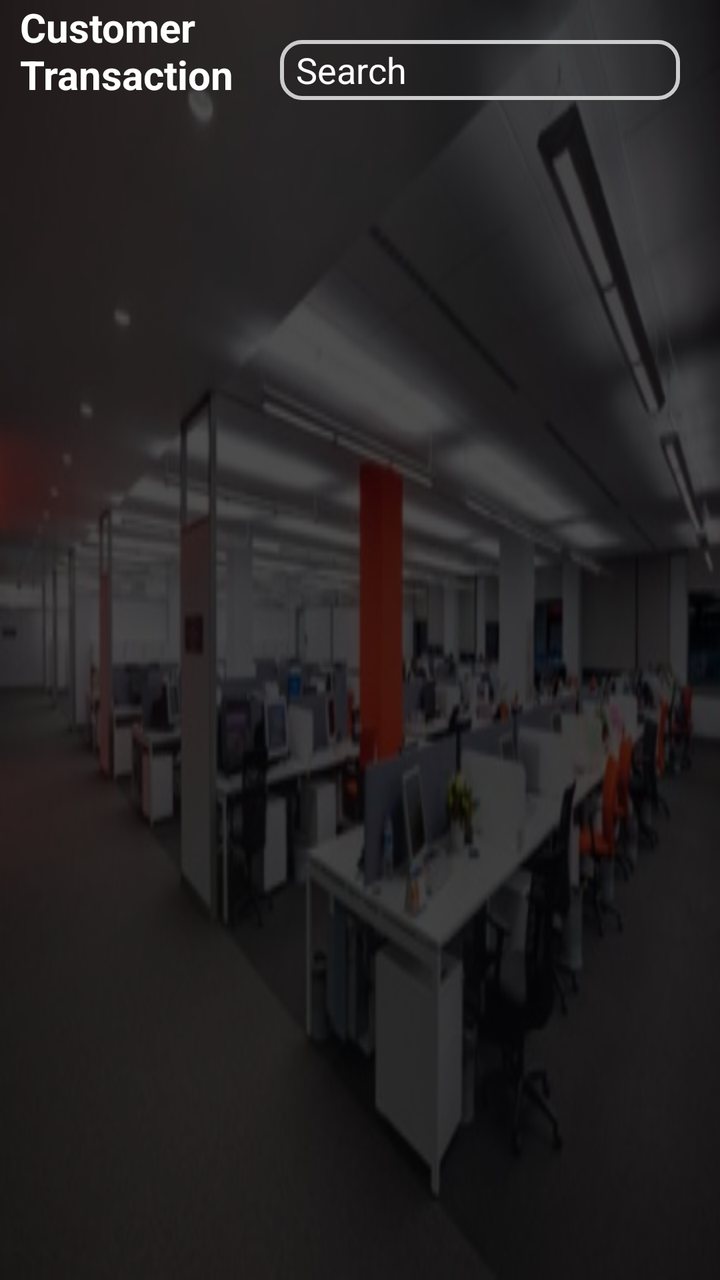
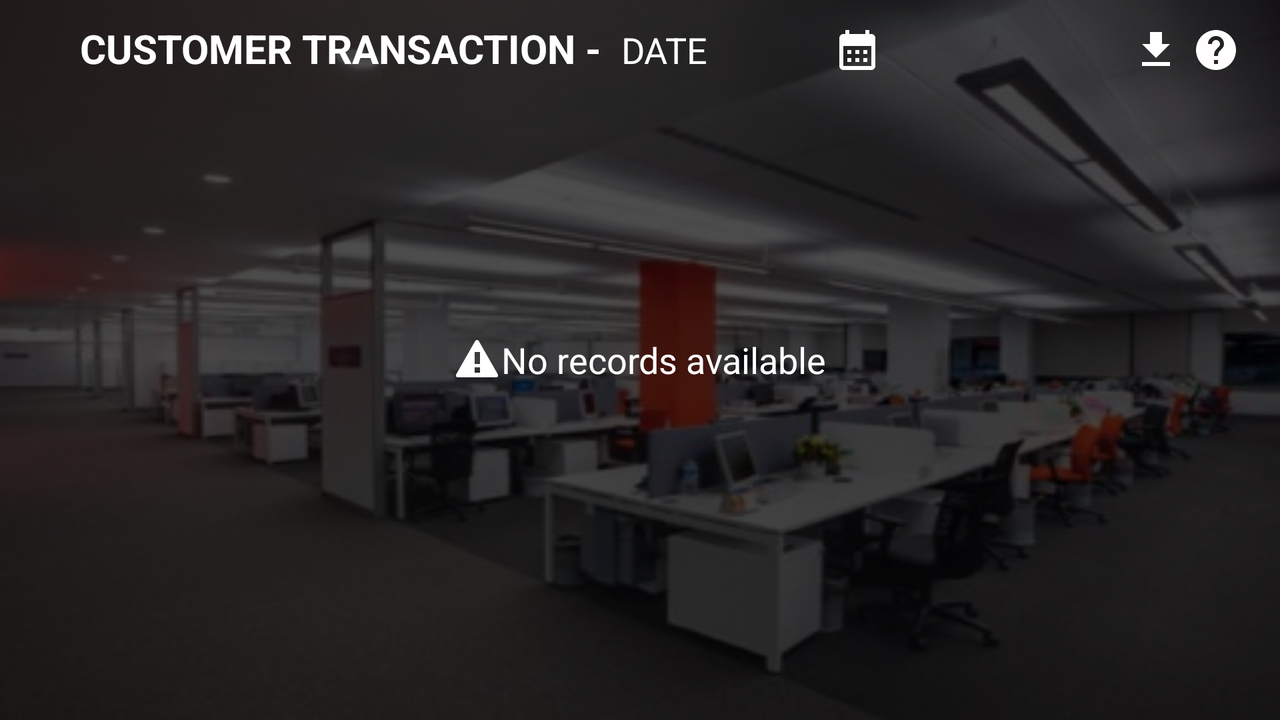

Two renders of one Android screen. The first uses the default layout on a phone; the second uses the alternative layout the repository ships for a different screen configuration, on a matching device. The two XML files are below.
<!-- AndroidManifest.xml: application theme Theme.Merchantqrcode -->
<!-- res/layout/activity_customertransaction.xml -->
<?xml version="1.0" encoding="utf-8"?>
<RelativeLayout
    xmlns:android="http://schemas.android.com/apk/res/android"
    xmlns:tools="http://schemas.android.com/tools"
    android:layout_width="match_parent"
    android:layout_height="match_parent"
    android:orientation="vertical"
    tools:context=".AdminScreens.CustomerTransaction">
    <include layout="@layout/background_image" />
<ScrollView
    android:layout_width="match_parent"
    android:layout_height="match_parent">

    <TableLayout
        android:id="@+id/tableLayout"
        android:layout_width="match_parent"
        android:layout_height="wrap_content">
        <LinearLayout
            android:layout_width="match_parent"
            android:layout_height="wrap_content"
            android:orientation="horizontal">
            <TextView
                android:layout_gravity="center"
                android:layout_weight="1"
                android:layout_marginLeft="10dp"
                android:id="@+id/txt"
                android:layout_width="wrap_content"
                android:layout_height="wrap_content"
                android:text="Customer Transaction"
                android:textSize = "20dp"
                android:textColor="@color/white"
                android:textStyle="bold">
            </TextView>
            <FrameLayout
                android:layout_marginTop="20dp"
                android:layout_width="wrap_content"
                android:layout_height="wrap_content">

                <EditText
                    android:layout_marginRight="20dp"
                    android:paddingLeft="10dp"
                    android:paddingRight="10dp"
                    android:id="@+id/editFilter"
                    android:layout_width="200dp"
                    android:layout_height="30dp"
                    android:hint="Search"
                    android:textColor="@color/white"
                    android:maxLines="1"
                    android:textColorHint="@color/white"                            android:background="@drawable/textfiled_background"
                    android:paddingStart="8dp"
                    android:paddingEnd="40dp" /> 

                <ImageView
                    android:layout_marginBottom="10dp"
                    android:layout_marginRight="15dp"
                    android:id="@+id/imageView"
                    android:layout_width="wrap_content"
                    android:layout_height="wrap_content"
                    android:layout_gravity="end|center_vertical"
                    android:src="@drawable/search_ic"
                    android:padding="8dp"
                    android:clickable="true"/>
            </FrameLayout>

        </LinearLayout>

    </TableLayout>
</ScrollView>
</RelativeLayout>
<!-- res/layout/background_image.xml (included above) -->
<?xml version="1.0" encoding="utf-8"?>
<RelativeLayout xmlns:android="http://schemas.android.com/apk/res/android"
    android:layout_width="match_parent"
    android:layout_height="match_parent">

    <ImageView
        android:layout_width="match_parent"
        android:layout_height="match_parent"
        android:background="@drawable/login_imagge" />

    <ImageView
        android:layout_width="match_parent"
        android:layout_height="match_parent"
        android:alpha="0.7"
        android:background="#000000" />
</RelativeLayout>
<!-- resources referenced by this layout -->
<resources>
  <color name="white">#FFFFFFFF</color>
  <!-- drawable login_imagge: jpg bitmap (drawable, 28695 bytes) -->
  <!-- drawable textfiled_background (drawable) -->
  <?xml version="1.0" encoding="utf-8"?>
  <shape
      xmlns:android="http://schemas.android.com/apk/res/android"
      android:shape="rectangle">
  
      <corners android:radius="10dp" />
  
      
      <stroke android:width="2dp" android:color="#ccc" />
  
      
      <solid  />
  
  </shape>
  <style name="Theme.Merchantqrcode" parent="Theme.MaterialComponents.DayNight.DarkActionBar">
          
          <item name="colorPrimary">@color/orange</item>
          <item name="colorPrimaryVariant">@color/purple_700</item>
          <item name="colorOnPrimary">@color/white</item>
          
          <item name="colorSecondary">@color/teal_200</item>
          <item name="colorSecondaryVariant">@color/teal_700</item>
          <item name="colorOnSecondary">@color/black</item>
          
          <item name="android:statusBarColor">@color/black</item>
          
      </style>
  <color name="orange">#ff5722</color>
  <color name="purple_700">#FF3700B3</color>
  <color name="teal_200">#FF03DAC5</color>
  <color name="teal_700">#FF018786</color>
  <color name="black">#FF000000</color>
</resources>
<!-- res/layout-land/activity_customertransaction.xml (the repository's variant of the layout above) -->
<!-- drawn on the phone turned sideways -->
<?xml version="1.0" encoding="utf-8"?>
<RelativeLayout xmlns:android="http://schemas.android.com/apk/res/android"
    xmlns:tools="http://schemas.android.com/tools"
    android:layout_width="match_parent"
    android:layout_height="match_parent"
    xmlns:app="http://schemas.android.com/apk/res-auto"
    android:orientation="vertical"
    tools:context=".AdminScreens.CustomerTransaction">
    <include layout="@layout/background_image" />
<ScrollView
    android:layout_width="match_parent"
    android:layout_height="match_parent">
<LinearLayout
    android:layout_width="match_parent"
    android:layout_height="match_parent"
    android:orientation="vertical">
    <RelativeLayout
        android:layout_width="match_parent"
        android:layout_height="50dp"
        android:theme="@style/ThemeOverlay.AppCompat.Dark.ActionBar"
        app:popupTheme="@style/ThemeOverlay.AppCompat.Light">
        <LinearLayout
            android:layout_width="wrap_content"
            android:layout_height="wrap_content"
            android:layout_marginTop="10dp"
            android:orientation="horizontal">

            <ImageView
                android:id="@+id/backBtn"
                android:layout_width="wrap_content"
                android:layout_height="wrap_content"
                android:layout_marginTop="2dp"
                android:layout_marginLeft="20dp"
                android:layout_centerVertical="true"
                android:src="@drawable/back_btn_ic" />

            <TextView
                android:id="@+id/headertext"
                android:layout_width="wrap_content"
                android:layout_height="wrap_content"
                android:layout_marginLeft="20dp"
                android:text="@string/customer_transaction_list"
                android:textColor="@color/white"
                android:textStyle="bold"
                android:textSize="20dp"/>
            <EditText
                android:editable="false"
                android:focusable="false"
                android:id="@+id/cur_date"
                android:layout_height="30dp"
                android:layout_width="150dp"
                android:maxLines="1"
                android:paddingEnd="10dp"
                android:singleLine="true"
                android:paddingStart="10dp"
                android:hint="DATE"
                android:visibility="visible"
                android:textColor="@color/white"
                android:textColorHint="@color/white"
                android:background="@color/transparent_background"
                android:drawableEnd="@drawable/ic_calender"
                android:drawablePadding="10dp"/>
        </LinearLayout>
        <ImageView
            android:id="@+id/pdf_dwn"
            android:layout_width="wrap_content"
            android:layout_height="wrap_content"
            android:layout_marginEnd="50dp"
            android:layout_centerVertical="true"
            android:layout_alignParentEnd="true"
            android:src="@drawable/file_download"/>
        <EditText
            android:visibility="gone"
            android:layout_marginEnd="80dp"
            android:paddingLeft="10dp"
            android:paddingRight="10dp"
            android:id="@+id/editFilter"
            android:layout_width="200dp"
            android:layout_height="30dp"
            android:hint="Search"
            android:textColor="@color/white"
            android:maxLines="1"
            android:layout_centerVertical="true"
            android:layout_alignParentEnd="true"
            android:textColorHint="@color/white"
            android:background="@drawable/textfiled_background"
            android:paddingStart="8dp"
            android:paddingEnd="40dp" />
        <ImageView
            android:id="@+id/ct_help_image"
            android:layout_width="wrap_content"
            android:layout_height="wrap_content"
            android:layout_marginEnd="20dp"
            android:layout_centerVertical="true"
            android:layout_alignParentEnd="true"
            android:src="@drawable/ic_help"/>
    </RelativeLayout>
    <TableLayout
        android:id="@+id/tableLayout"
        android:layout_width="match_parent"
        android:layout_height="wrap_content">
    </TableLayout>
</LinearLayout>
</ScrollView>

    <TextView
        android:id="@+id/emptyTextView"
        android:layout_width="wrap_content"
        android:layout_height="wrap_content"
        android:layout_centerInParent="true"
        android:drawableLeft="@android:drawable/stat_sys_warning"
        android:text="No records available"
        android:textColor="@color/white"
        android:textSize="18sp"
        android:visibility="visible" />
</RelativeLayout>
<!-- resources referenced by the variant -->
<!-- as the phone turned sideways resolves them -->
<resources>
  <color name="transparent_background">#00000000</color>
  <color name="white">#FFFFFFFF</color>
  <!-- drawable file_download (drawable) -->
  <vector android:height="24dp" android:tint="#FFFDFD"
      android:viewportHeight="24" android:viewportWidth="24"
      android:width="24dp" xmlns:android="http://schemas.android.com/apk/res/android">
      <path android:fillColor="@android:color/white" android:pathData="M19,9h-4V3H9v6H5l7,7 7,-7zM5,18v2h14v-2H5z"/>
  </vector>
  <!-- drawable ic_calender (drawable) -->
  <vector android:height="24dp" android:tint="#FFFDFD"
      android:viewportHeight="24" android:viewportWidth="24"
      android:width="24dp" xmlns:android="http://schemas.android.com/apk/res/android">
      <path android:fillColor="@android:color/white" android:pathData="M19,4h-1V2h-2v2H8V2H6v2H5C3.89,4 3.01,4.9 3.01,6L3,20c0,1.1 0.89,2 2,2h14c1.1,0 2,-0.9 2,-2V6C21,4.9 20.1,4 19,4zM19,20H5V10h14V20zM9,14H7v-2h2V14zM13,14h-2v-2h2V14zM17,14h-2v-2h2V14zM9,18H7v-2h2V18zM13,18h-2v-2h2V18zM17,18h-2v-2h2V18z"/>
  </vector>
  <!-- drawable ic_help (drawable) -->
  <vector android:autoMirrored="true" android:height="24dp"
      android:tint="#FFFDFD" android:viewportHeight="24"
      android:viewportWidth="24" android:width="24dp" xmlns:android="http://schemas.android.com/apk/res/android">
      <path android:fillColor="@android:color/white" android:pathData="M12,2C6.48,2 2,6.48 2,12s4.48,10 10,10 10,-4.48 10,-10S17.52,2 12,2zM13,19h-2v-2h2v2zM15.07,11.25l-0.9,0.92C13.45,12.9 13,13.5 13,15h-2v-0.5c0,-1.1 0.45,-2.1 1.17,-2.83l1.24,-1.26c0.37,-0.36 0.59,-0.86 0.59,-1.41 0,-1.1 -0.9,-2 -2,-2s-2,0.9 -2,2L8,9c0,-2.21 1.79,-4 4,-4s4,1.79 4,4c0,0.88 -0.36,1.68 -0.93,2.25z"/>
  </vector>
  <!-- drawable login_imagge: jpg bitmap (drawable, 28695 bytes) -->
  <!-- drawable textfiled_background (drawable) -->
  <?xml version="1.0" encoding="utf-8"?>
  <shape
      xmlns:android="http://schemas.android.com/apk/res/android"
      android:shape="rectangle">
  
      <corners android:radius="10dp" />
  
      
      <stroke android:width="2dp" android:color="#ccc" />
  
      
      <solid  />
  
  </shape>
  <string name="customer_transaction_list">CUSTOMER TRANSACTION - </string>
  <style name="Theme.Merchantqrcode" parent="Theme.MaterialComponents.DayNight.DarkActionBar">
          
          <item name="colorPrimary">@color/orange</item>
          <item name="colorPrimaryVariant">@color/purple_700</item>
          <item name="colorOnPrimary">@color/white</item>
          
          <item name="colorSecondary">@color/teal_200</item>
          <item name="colorSecondaryVariant">@color/teal_700</item>
          <item name="colorOnSecondary">@color/black</item>
          
          <item name="android:statusBarColor">@color/black</item>
          
      </style>
  <color name="orange">#ff5722</color>
  <color name="purple_700">#FF3700B3</color>
  <color name="teal_200">#FF03DAC5</color>
  <color name="teal_700">#FF018786</color>
  <color name="black">#FF000000</color>
</resources>
